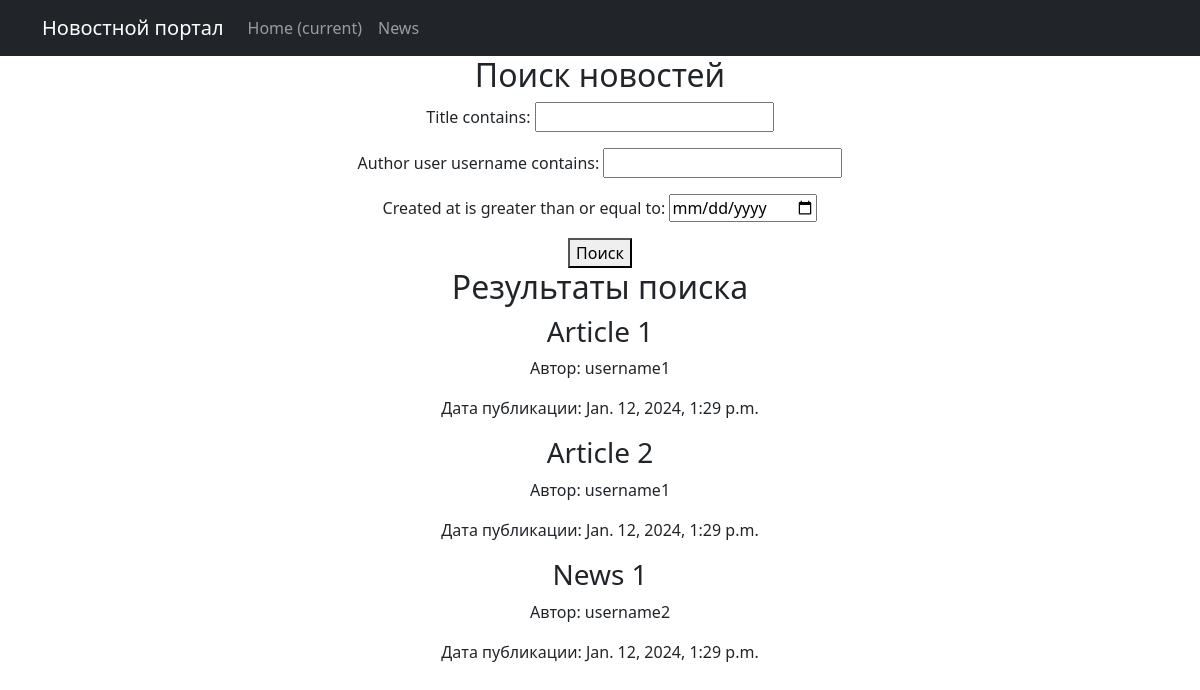
Page /news/search/ on the earlier database version.
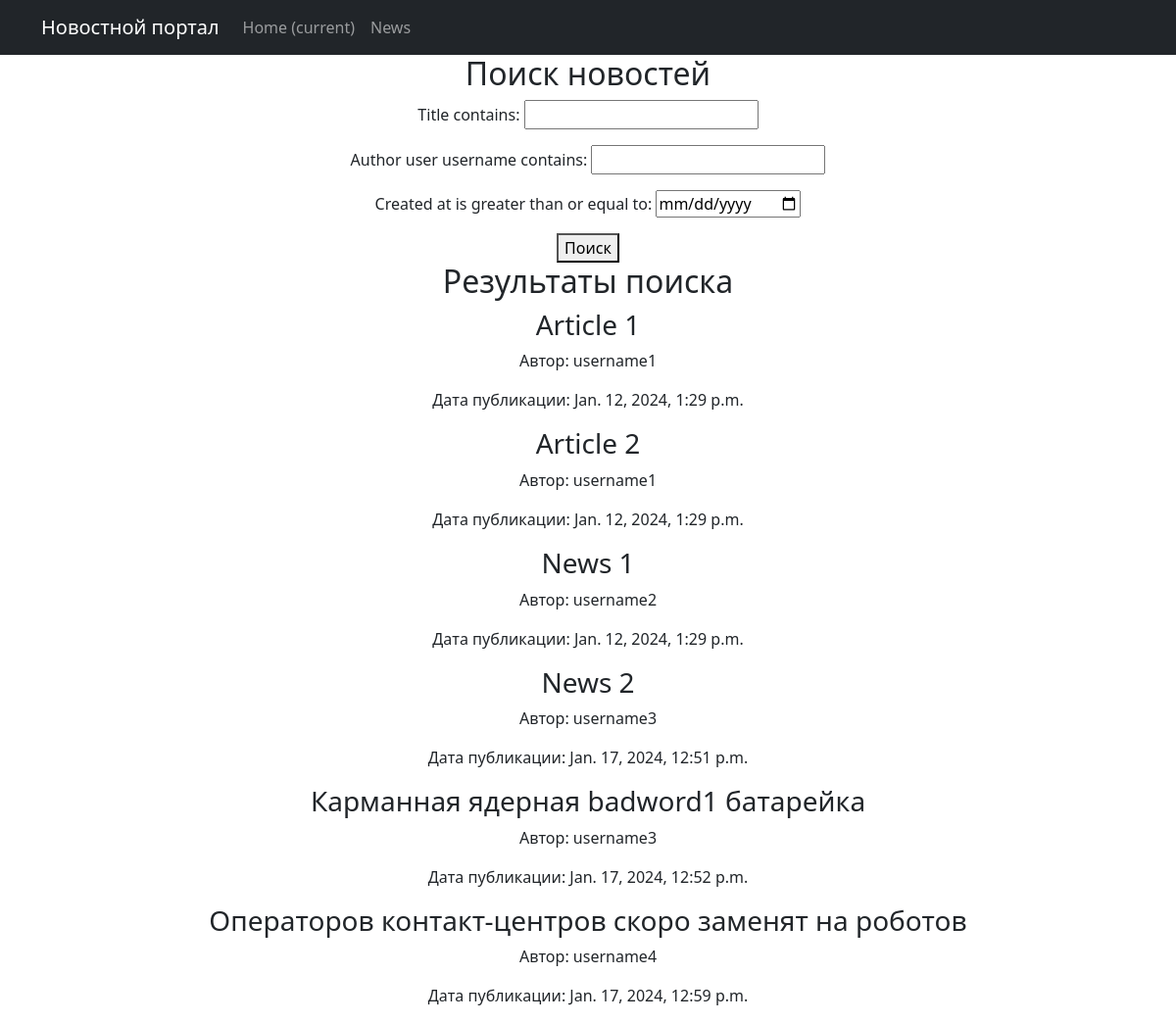
Same page on the later database version.
### news/models.py (models this page shows, shortened)
class Post(models.Model):
    author = models.ForeignKey(Author, on_delete=models.CASCADE)
    NEWS = 'NW'
    ARTICLE = 'AR'
    POST_TYPE_CHOICES = [
        (NEWS, 'News'),
        (ARTICLE, 'Article'),
    ]
    post_type = models.CharField(max_length=2, choices=POST_TYPE_CHOICES, default=ARTICLE)
    created_at = models.DateTimeField(auto_now_add=True)
    category = models.ManyToManyField(Category, through='PostCategory')
    title = models.CharField(max_length=255)
    text = models.TextField()
    rating = models.IntegerField(default=0)

class Author(models.Model):
    user = models.OneToOneField(User, on_delete=models.CASCADE)
    rating = models.IntegerField(default=0)

### news/views.py (the view)
# urls.py: path('news/search/', NewsSearch.as_view(), name='news_search'),
class NewsSearch(View):
    def get(self, request):
        filter = PostFilter(request.GET, queryset=Post.objects.all())
        return render(request, 'news_search.html', {'filter': filter})

### templates/news_search.html
{% extends 'default.html' %}
{% block content %}
    <h2>Поиск новостей</h2>
    <form method="get">
        {{ filter.form.as_p }}
        <button type="submit">Поиск</button>
    </form>
    <h2>Результаты поиска</h2>
    {% for post in filter.qs %}
        <div>
            <h3>{{ post.title }}</h3>
            <p>Автор: {{ post.author.user.username }}</p>
            <p>Дата публикации: {{ post.created_at }}</p>
        </div>
    {% empty %}
        <p>Новости не найдены.</p>
    {% endfor %}
{% endblock %}

### templates/default.html (shortened to what this page needs)
<!DOCTYPE html>
<html lang="en">
    <head>
        {% load static %}
        <link href="{% static 'css/styles.css' %}" rel="stylesheet" />
    </head>
    <body>
        <nav class="navbar navbar-expand-lg navbar-dark bg-dark static-top">
   <div class="container">
       <a class="navbar-brand" href="#">Новостной портал</a>
       <div class="collapse navbar-collapse" id="navbarResponsive">
           <ul class="navbar-nav ml-auto">
               <li class="nav-item active">
                   <a class="nav-link" href="#">Home
                       <span class="sr-only">(current)</span>
                   </a>
               </li>
               <li class="nav-item">
                   <a class="nav-link" href="/news/">News</a>
               </li>
           </ul>
       </div>
   </div>
</nav>
       <div class="container">
            <div class="row">
                <div class="col-lg-12 text-center">
                {% block content %}{% endblock content %}
                </div>
            </div>
        </div>
    </body>
</html>

Differences in the rows shown:
added Post: title "News 2", author.user.username "username3", created_at "Jan. 17, 2024, 12:51 p.m."
added Post: title "Карманная ядерная badword1 батарейка", author.user.username "username3", created_at "Jan. 17, 2024, 12:52 p.m."
added Post: title "Операторов контакт-центров скоро заменят на роботов", author.user.username "username4", created_at "Jan. 17, 2024, 12:59 p.m."
